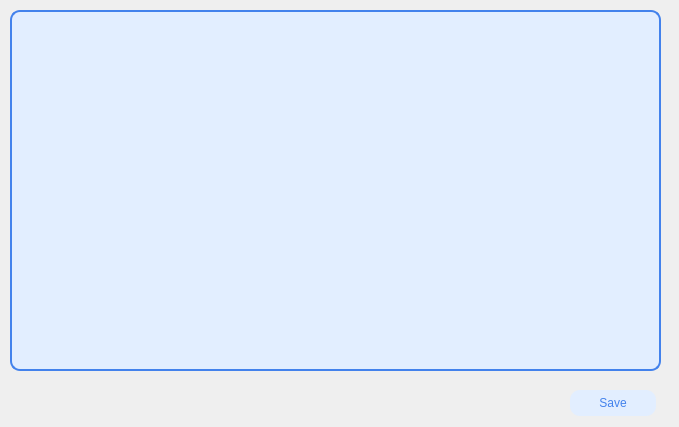
<?xml version="1.0" encoding="UTF-8"?>
<ui version="4.0">
 <class>Notes</class>
 <widget class="QDialog" name="Notes">
  <property name="geometry">
   <rect>
    <x>0</x>
    <y>0</y>
    <width>679</width>
    <height>427</height>
   </rect>
  </property>
  <property name="windowTitle">
   <string>Dialog</string>
  </property>
  <widget class="QTextEdit" name="textEdit">
   <property name="geometry">
    <rect>
     <x>10</x>
     <y>10</y>
     <width>651</width>
     <height>361</height>
    </rect>
   </property>
   <property name="styleSheet">
    <string notr="true">QTextEdit#textEdit
{
background-color: #E2EEFF;
color: #4382EC;
border-radius: 10px;
text-align: center;
border: 2px solid #4382EC;
}</string>
   </property>
   <property name="html">
    <string>&lt;!DOCTYPE HTML PUBLIC &quot;-//W3C//DTD HTML 4.0//EN&quot; &quot;http://www.w3.org/TR/REC-html40/strict.dtd&quot;&gt;
&lt;html&gt;&lt;head&gt;&lt;meta name=&quot;qrichtext&quot; content=&quot;1&quot; /&gt;&lt;meta charset=&quot;utf-8&quot; /&gt;&lt;style type=&quot;text/css&quot;&gt;
p, li { white-space: pre-wrap; }
hr { height: 1px; border-width: 0; }
li.unchecked::marker { content: &quot;\2610&quot;; }
li.checked::marker { content: &quot;\2612&quot;; }
&lt;/style&gt;&lt;/head&gt;&lt;body style=&quot; font-family:'Roboto'; font-size:11pt; font-weight:400; font-style:normal;&quot;&gt;
&lt;p style=&quot;-qt-paragraph-type:empty; margin-top:0px; margin-bottom:0px; margin-left:0px; margin-right:0px; -qt-block-indent:0; text-indent:0px;&quot;&gt;&lt;br /&gt;&lt;/p&gt;&lt;/body&gt;&lt;/html&gt;</string>
   </property>
  </widget>
  <widget class="QPushButton" name="pushButton">
   <property name="geometry">
    <rect>
     <x>570</x>
     <y>390</y>
     <width>86</width>
     <height>26</height>
    </rect>
   </property>
   <property name="styleSheet">
    <string notr="true">QPushButton
{
background-color: #E2EEFF;
color: #4382EC;
border-radius: 10px;
text-align: center;

}

QPushButton:hover {
	color: #4382EC;
	font-weight: bold;
	background-color: #E2EEFF;
	border-radius: 10px;
	border: 2px solid #4382EC;
}

QPushButton:pressed {
color: #E2EEFF;
border: 4px solid #BBD6FD;
}
	</string>
   </property>
   <property name="text">
    <string>Save</string>
   </property>
  </widget>
 </widget>
 <resources/>
 <connections/>
</ui>
